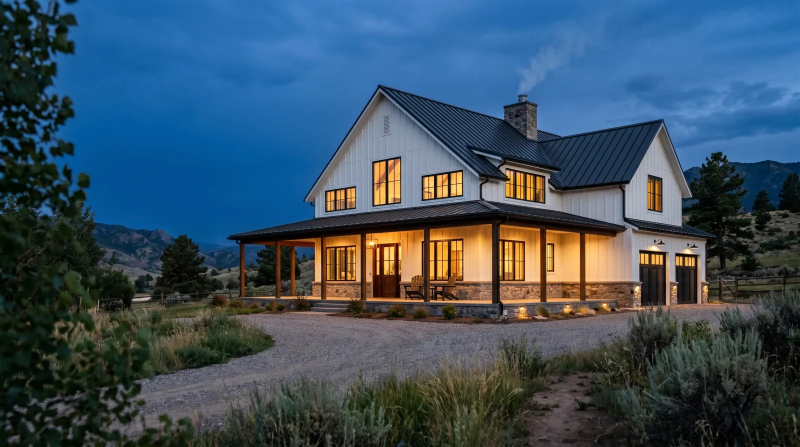
#> input picture assets/images/hf_20260422_074618_3c7e330a-766a-4edb-ac46-c312d4678c02.webp, 1600 x 894 px (shown at 1/2 size)
$ python -i fetch_stock.py   (imports and definitions only)
#> lines starting #> are read from the running program, lines starting #| are printed output that depends on the picture
#!/usr/bin/env python3
"""Search a stock library, cache chosen photos locally, and register them in the
blog media manifest.

Design notes
------------
Cache, do not fetch per post. Topics repeat heavily at 20 posts a day, so every
photo is downloaded once, reviewed once, tagged once, and reused forever. That
also means no image can reach a published page without a human or agent having
looked at it first.

Originals are stored OUTSIDE the repo, at STOCK_SRC below. The deploy is
`aws s3 sync .` over the repo root, so anything inside the repo ships. Only the
resized derivatives in assets/blog-media/ belong in the repo.

The API key is read from the PEXELS_API_KEY environment variable and is never
written to disk. Do not add it to a file inside the repo, it would be published.

Pexels does not require attribution, but photographer and source URL are stored
for every image so provenance is auditable and attribution is possible later.

Usage
-----
  export PEXELS_API_KEY=...
  fetch_stock.py search "caulking gun hands" [--n 8] [--orientation landscape]
  fetch_stock.py add <photo_id> --id <manifest-id> \
      --domains interior_finish,doors_windows --modes crew_at_work \
      [--desc "override description"]
  fetch_stock.py list-stock
"""
import argparse, json, os, sys, urllib.request, urllib.parse

ROOT      = os.path.dirname(os.path.dirname(os.path.abspath(__file__)))
MAN       = os.path.join(ROOT, "blog", "media_manifest.json")
DERIV     = os.path.join(ROOT, "assets", "blog-media")
STOCK_SRC = "/Users/carlosguerrero/seomachine-jk-prestige/stock-src"   # outside the repo on purpose
WIDTHS    = [1600, 800]
AR        = 16 / 9
API       = "https://api.pexels.com/v1/search"


# [28 lines left out: functions key, api_get, cmd_search, not called in this run]


def crop_resize(src, out_id):
#> called with out_id = 'out.png'
    from PIL import Image
    im = Image.open(src).convert("RGB")
#> im is the input picture: PIL image 1600x894 RGB; mean R, G, B 58.7, 80, 96.6
    w, h = im.size
#> w = 1600; h = 894
    if w / h > AR:
        nw = int(h * AR); im = im.crop(((w - nw) // 2, 0, (w - nw) // 2 + nw, h))
#> after `nw = int(h * AR)`: nw = 1589
#> after `im = im.crop(((w - nw) // 2, 0, (w - nw) // 2 + nw, h))`:
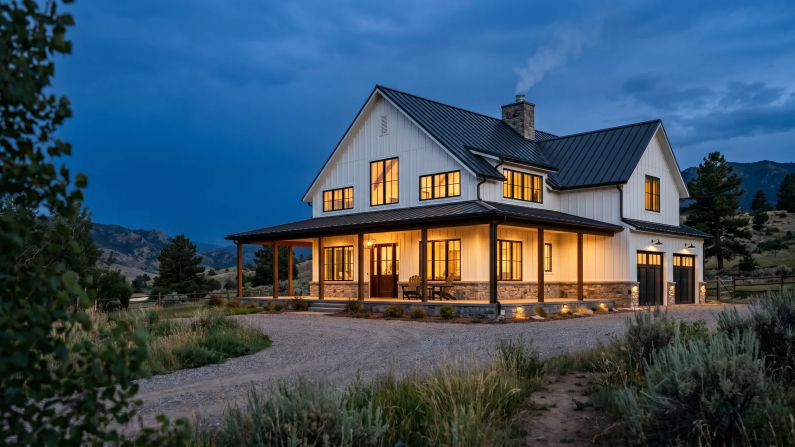
#> im: PIL image 1589x894 RGB (shown at 1/2 size); mean R, G, B 58.9, 80.2, 96.8
    else:
        nh = int(w / AR); im = im.crop((0, (h - nh) // 2, w, (h - nh) // 2 + nh))
    made = []
    for width in WIDTHS:
        dst = os.path.join(DERIV, f"{out_id}-{width}.jpg")
        r = im.resize((width, int(width / AR)), Image.LANCZOS)
        for q in (82, 76, 70, 64):
            r.save(dst, "JPEG", quality=q, optimize=True, progressive=True)
            if os.path.getsize(dst) <= 400_000:
                break
        made.append((dst, os.path.getsize(dst)))
#> this loop made 2 passes
#> pass 2, in crop_resize, `r = im.resize((width, int(width / AR)), Image.LANCZOS)`:
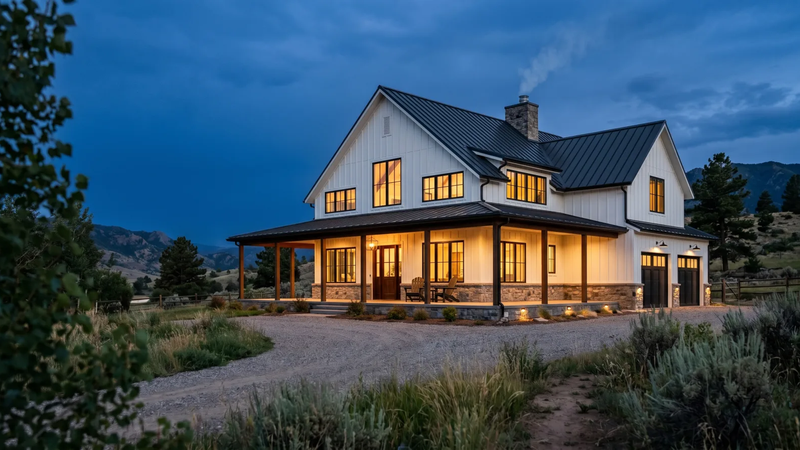
#> r: PIL image 800x450 RGB; mean R, G, B 58.9, 80.2, 96.8
#> after the loop, made = 2 items
    return made


# [73 lines left out: functions cmd_add, cmd_list, main, not called in this run]


# [2 lines not run here, left out]

>>> result = crop_resize('../assets/images/hf_20260422_074618_3c7e330a-766a-4edb-ac46-c312d4678c02.webp', 'out.png')
#> result = 2 items

$ run again, on assets/images/hf_20260422_074644_b83b6bfb-414c-44d8-a330-f29822e7876f.webp
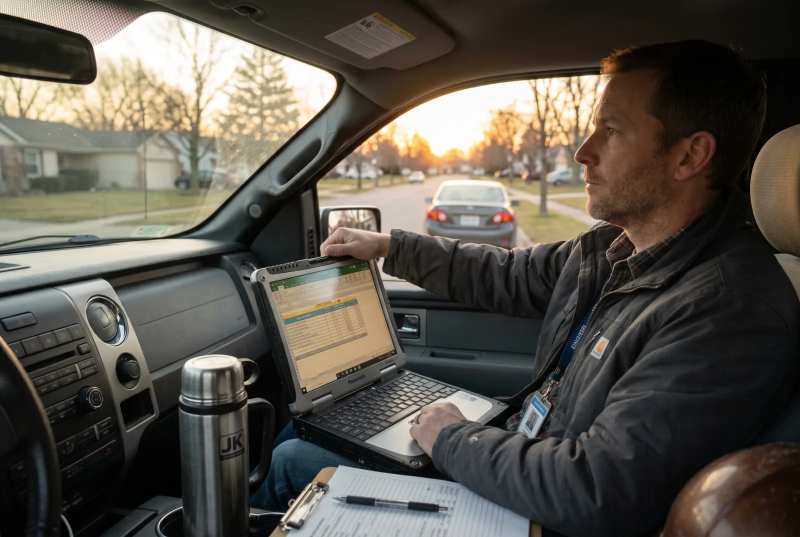
#> input picture assets/images/hf_20260422_074644_b83b6bfb-414c-44d8-a330-f29822e7876f.webp, 1600 x 1074 px (shown at 1/2 size)
#> in crop_resize, im is the input picture: PIL image 1600x1074 RGB; mean R, G, B 89.5, 84.6, 75.9
#> in crop_resize, `im = im.crop((0, (h - nh) // 2, w, (h - nh) // 2 + nh))`:
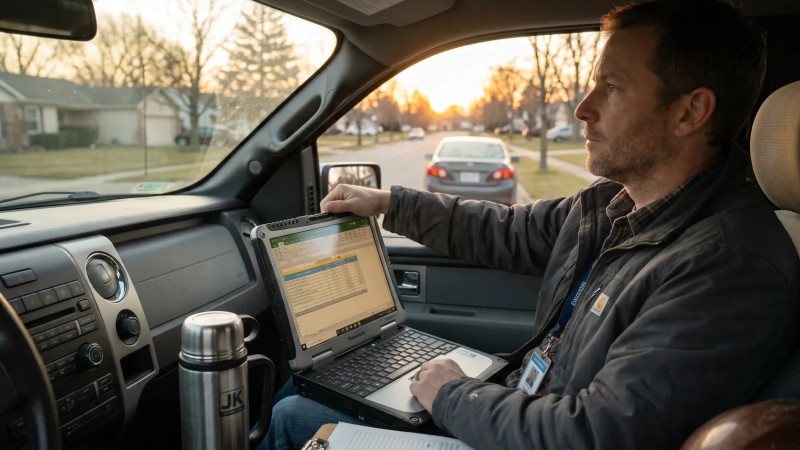
#> im: PIL image 1600x900 RGB (shown at 1/2 size); mean R, G, B 93.3, 88, 78.4
#> the loop in crop_resize, `for width in WIDTHS:` made 2 passes
#> pass 2, in crop_resize, `r = im.resize((width, int(width / AR)), Image.LANCZOS)`:
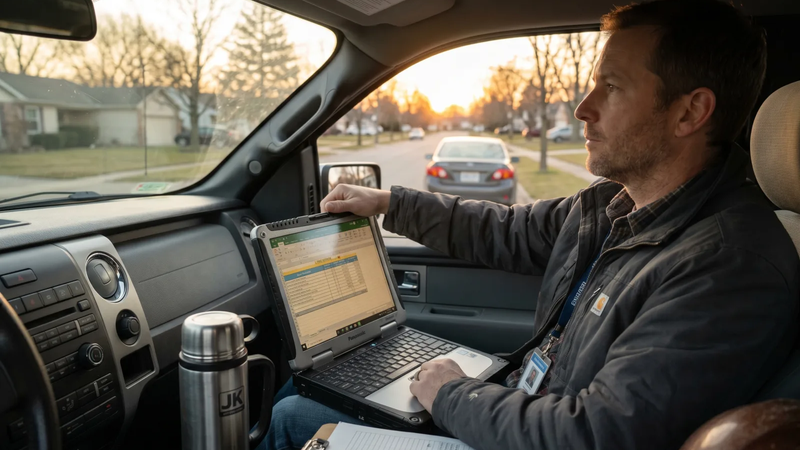
#> r: PIL image 800x450 RGB; mean R, G, B 93.3, 88, 78.4
#> after the loop in crop_resize, `for width in WIDTHS:`: made = 2 items

$ run again, on assets/images/hf_20260422_074659_f11cd3e6-2c7d-426a-89d3-f05d2dded4ad.webp
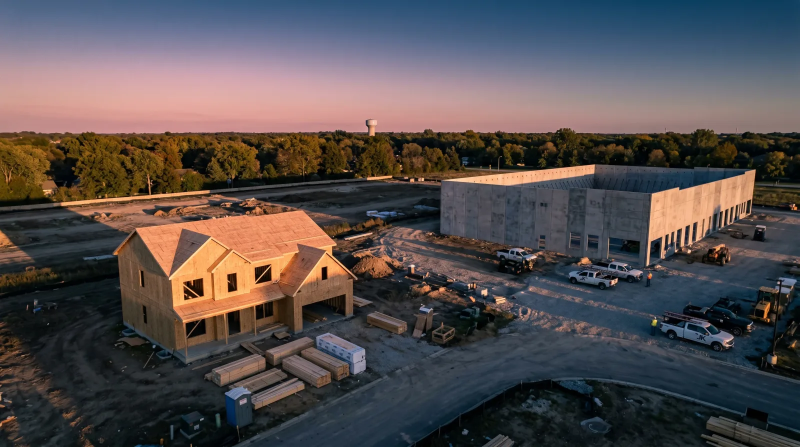
#> input picture assets/images/hf_20260422_074659_f11cd3e6-2c7d-426a-89d3-f05d2dded4ad.webp, 1600 x 894 px (shown at 1/2 size)
#> in crop_resize, im is the input picture: PIL image 1600x894 RGB; mean R, G, B 85.7, 78.4, 79
#> in crop_resize, `im = im.crop(((w - nw) // 2, 0, (w - nw) // 2 + nw, h))`:
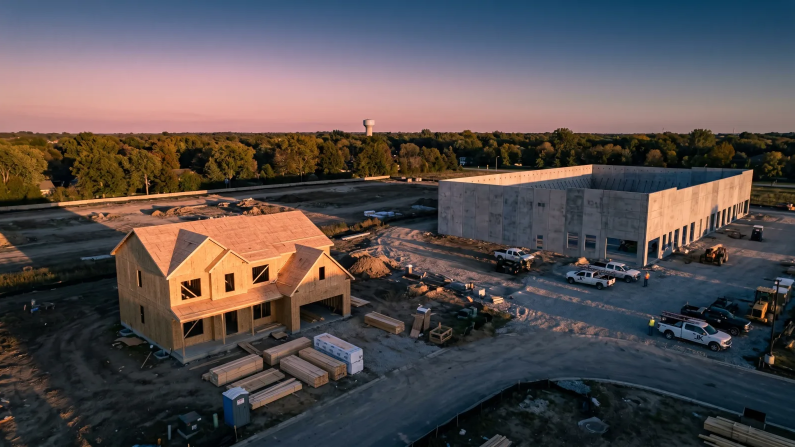
#> im: PIL image 1589x894 RGB (shown at 1/2 size); mean R, G, B 85.8, 78.5, 79.1
#> the loop in crop_resize, `for width in WIDTHS:` made 2 passes
#> pass 2, in crop_resize, `r = im.resize((width, int(width / AR)), Image.LANCZOS)`:
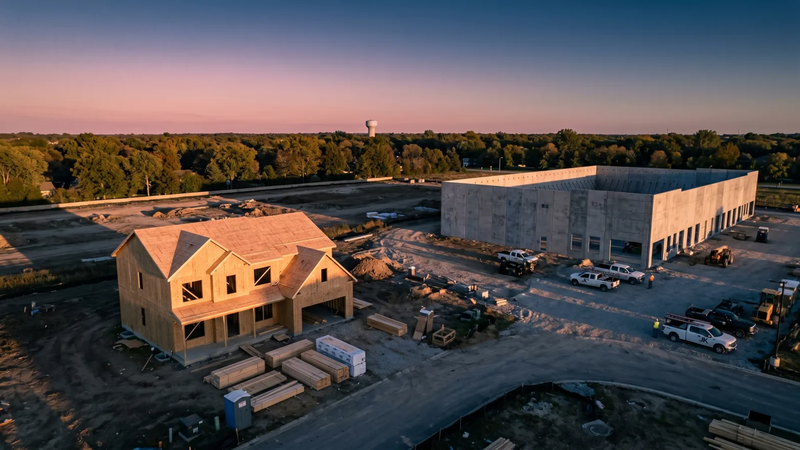
#> r: PIL image 800x450 RGB; mean R, G, B 85.8, 78.5, 79.1
#> after the loop in crop_resize, `for width in WIDTHS:`: made = 2 items
